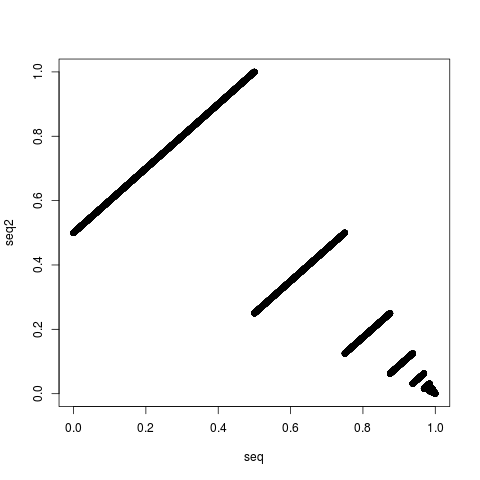

Reproduce this figure in R.
seq=NULL;
for(i in 1:100001){
	p=NULL;
	res <- 0;
	num=i;
	for(j in 1:18){
		p[j]=num%%2;
		num=num%/%2;
	}
	for(k in 1:18){
		res=res+p[k]*2^(-k);
	}
	seq[i]=res;
}
#Making 2-D pairs.
seq2=NULL;
for(s in 1:100000){
	seq2[s]=seq[s+1];
}
length(seq) <- 100000;

pk=c(0,1);
plot(seq,seq2, xlim=pk, ylim=pk);
